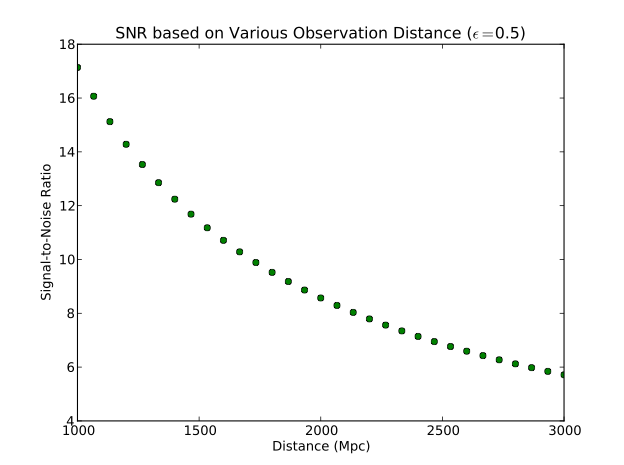

Here is the Python script that generated this plot:
#!/opt/local/bin/python2.6

'''This module generates PSD, certain colored noise that follows such PSD,
computes chi^2 distribution of the data stream minus the template for General
relativity. Then, using False Alarm Probability, it plots the reliability of
the test using chi^2 method along the deviation from the GR template.'''

import numpy
import scipy
from scipy import stats
from matplotlib import *
import pylab

def generatePSD(f):
    '''This function calculates the Power Spectral Density using the fitted
    curve equation.'''
    x = f / 245.4
    S_h = 10 ** (-48) * (0.0152 * x ** (-4) + 0.2935 * x ** (9./4.) + 2.7951\
                             * x ** (3./2.) - 6.5080 * x ** (3./4.) + 17.7622)
    return S_h

def generateNoise(S_h):
    '''This function generates noise in the frequency domain that follows the
    PSD provided in the argument.'''	
    nreal = numpy.sqrt(S_h) * numpy.random.randn(len(S_h)) / 2.
    nimag = numpy.sqrt(S_h) * numpy.random.randn(len(S_h)) / 2.
    return (nreal + complex(0, 1) * nimag)

def computeNewtonianChirpFD(distance,mchirp,frequency,phase,time):
    '''This function creates an h(f) of Newtonian chirp in 
    frequency domain.'''
    amplitude = ((numpy.pi**(-2.0/3.0))*(numpy.sqrt(5.0/24.0))*(distance**(-1.0))\
                     *(mchirp**(5.0/6.0))*((frequency)**(-7./6.)))
    psi = 2 * numpy.pi * frequency * time - phase * numpy.ones(len(frequency))\
    - numpy.pi / 4. * numpy.ones(len(frequency)) + 3. / 128.\
    * (numpy.pi * mchirp * frequency) ** (-5./3.)
    return amplitude * numpy.exp(psi * complex(0,1))

def FAPthreshold(P, l, N):
    '''Given a false alarm probability, this function determines the threshold
    using the degrees of freedom N.'''
    lst = []
    for thr in range(l):
        if 1 - stats.chi2.cdf(thr, N) >= P:
            p = thr
    for i in numpy.linspace(p, p+1, 100001):
        lst.append(abs(P - (1 - stats.chi2.cdf(i, N))))
    return lst.index(min(lst)) * 0.00001 + p

if __name__ == '__main__':
    l = int(raw_input("Enter the number of data: "))
    N = 2
    fap = float(raw_input("Enter the desired FAP: "))
    epsil = float(raw_input("Enter the epsilon: "))
    MSOLAR_SI = 1.98892e30      # 1 solar mass in kg
    MPC_IN_SI = 3.08568025e22   # 1 mega parsec in meters
    G_NEWT = 6.67300 * 10 ** (-11) # gravitational constant in SI
    LIGHT_SPEED_SI = 2.998 * 10 ** 8 # Speed of light in SI
    MSOLAR_IN_SEC = G_NEWT * MSOLAR_SI / LIGHT_SPEED_SI ** 3
    m1 = 10. # mass1 in solar mass
    m2 = 10. # mass2 in solar mass
    # an array of distances in megaparsecs
    d_mpc = numpy.linspace(1000, 3000, 31)
    d = d_mpc * MPC_IN_SI / LIGHT_SPEED_SI # distance in seconds
    
    m1 = m1 * MSOLAR_IN_SEC  # mass1 in seconds
    m2 = m2 * MSOLAR_IN_SEC  # mass2 in seconds
    m = m1 + m2  # total mass
    eta = m1 * m2 / m ** 2  # symmetric mass ratio   
    mc = m * eta ** (3./5.) # chirp mass
    
    phi0 = 0 # phase
    t0 = 0 # initial time
    f0 = 20
    f_isco = (1./6.) ** (3./2.) / (numpy.pi * m)
    f = numpy.linspace(20, f_isco, l)
    theta = []
    thr = 9.2103 / 16.
    #thr = FAPthreshold(fap, l, N) / 16.
    S_h = generatePSD(f)
    nk = generateNoise(S_h)
    sigmak = 2 * numpy.sqrt(S_h)
    snr_lst = []
    for i in range(len(d)):
        h_GR = computeNewtonianChirpFD(d[i], mc, f, phi0, t0)
        SNR = numpy.sqrt(4 * numpy.sum((h_GR.real ** 2 + h_GR.imag ** 2) / S_h * \
                                       ((f_isco - f0) / l )))
        snr_lst.append(SNR)
        
    pylab.plot(d_mpc, snr_lst, 'g')	
    pylab.xlabel("Distance (Mpc)")
    pylab.ylabel("Signal-to-Noise Ratio")
    pylab.title("SNR based on Various Observation Distance ($\epsilon=$" + \
                    str(epsil) + ")")
    pylab.savefig("snr_distance_" + str(epsil) + ".pdf")
    pylab.close()
